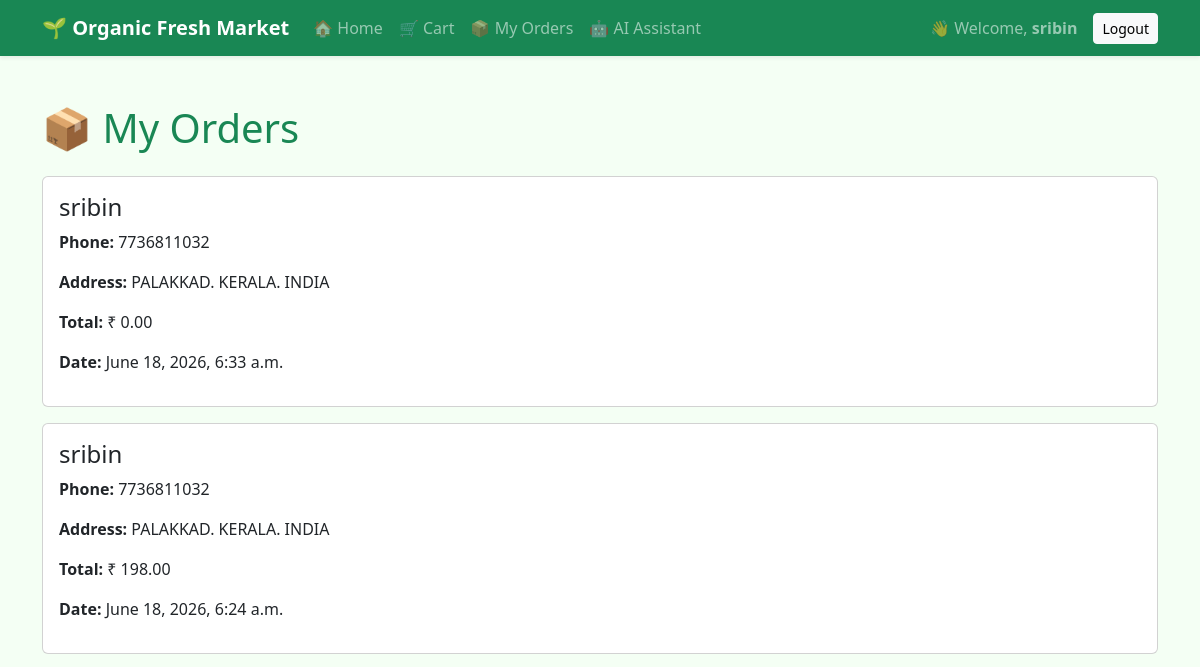
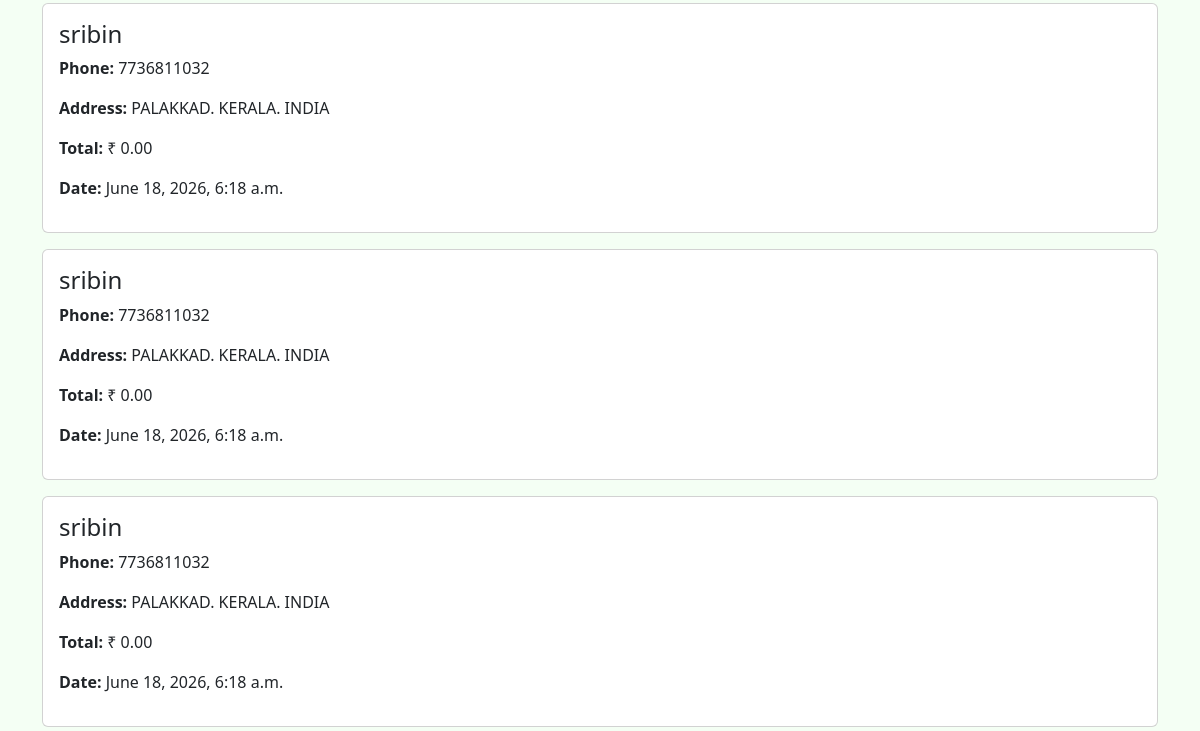
/orders/history/ (signed in, upper part), run on an earlier commit of the app's database (2 pictures, top to bottom).
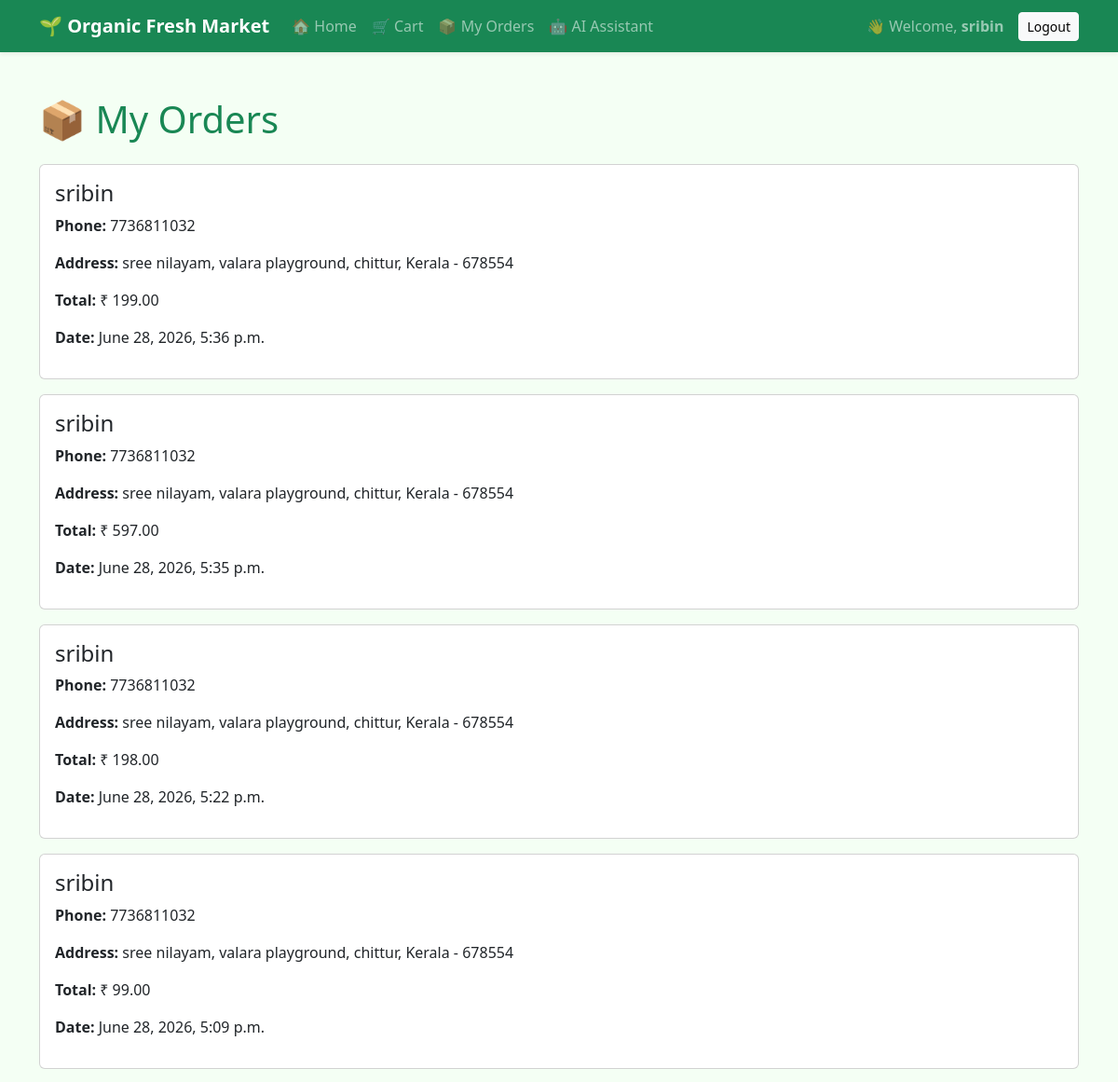
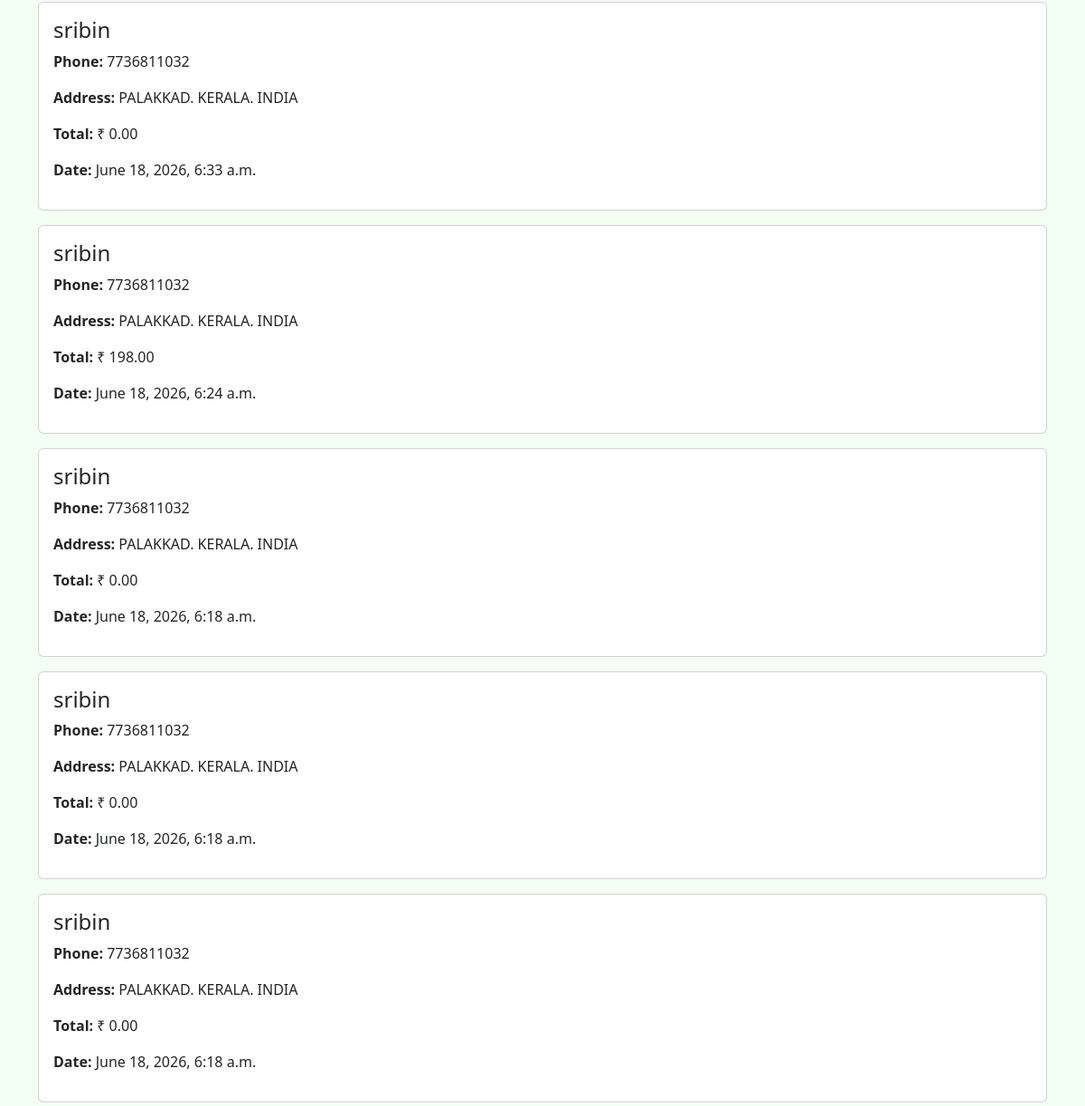
And on a later commit of the database (2 pictures, top to bottom).
### orders/models.py (models this page shows, shortened)
class Order(models.Model):
    user = models.ForeignKey(
        User,
        on_delete=models.CASCADE
    )
    full_name = models.CharField(max_length=100)
    phone = models.CharField(max_length=20)
    address = models.TextField()
    total_amount = models.DecimalField(
        max_digits=10,
        decimal_places=2
    )
    created_at = models.DateTimeField(
        auto_now_add=True
    )

### orders/views.py (the view)
# urls.py: path('history/', views.order_history, name='order_history'),
@login_required
def order_history(request):
    orders = Order.objects.filter(
        user=request.user
    ).order_by("-created_at")
    return render(request, "orders/order_history.html", {
        "orders": orders
    })

### templates/orders/order_history.html (shortened to what this page needs)
<!DOCTYPE html>
<html>
<head>
    <link href="https://cdn.jsdelivr.net/npm/bootstrap@5.3.3/dist/css/bootstrap.min.css" rel="stylesheet">
</head>
<body style="background:#f4fff4;">
    {% include 'navbar.html' %}
<div class="container mt-5">
    <h1 class="text-success mb-4">
        📦 My Orders
    </h1>
    {% for order in orders %}
    <div class="card mb-3">
        <div class="card-body">
            <h4>{{ order.full_name }}</h4>
            <p>
                <strong>Phone:</strong>
                {{ order.phone }}
            </p>
            <p>
                <strong>Address:</strong>
                {{ order.address }}
            </p>
            <p>
                <strong>Total:</strong>
                ₹ {{ order.total_amount }}
            </p>
            <p>
                <strong>Date:</strong>
                {{ order.created_at }}
            </p>
        </div>
    </div>
    {% empty %}
    <div class="alert alert-warning">
        No orders found.
    </div>
    {% endfor %}
</div>
</body>
</html>

What changed in the data, as far as the page shows it:
added Order: full_name "sribin", phone "7736811032", address "sree nilayam, valara playground, chittur, Kerala - 678554", total_amount "199.00", created_at "June 28, 2026, 5:36 p.m."
added Order: full_name "sribin", phone "7736811032", address "sree nilayam, valara playground, chittur, Kerala - 678554", total_amount "597.00", created_at "June 28, 2026, 5:35 p.m."
added Order: full_name "sribin", phone "7736811032", address "sree nilayam, valara playground, chittur, Kerala - 678554", total_amount "198.00", created_at "June 28, 2026, 5:22 p.m."
added Order: full_name "sribin", phone "7736811032", address "sree nilayam, valara playground, chittur, Kerala - 678554", total_amount "99.00", created_at "June 28, 2026, 5:09 p.m."
